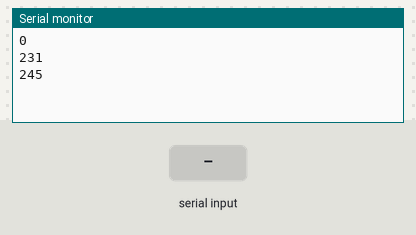
The sketch below on a simulated Arduino Mega 2560, built with avr-gcc and run on an emulated ATmega2560. Parts: the last lines printed to the serial monitor. Inputs (shaded band) come from the test bench.

Above: at 1.2 s.
1.3 s: "1" received over the second serial link
At 2.8 s:
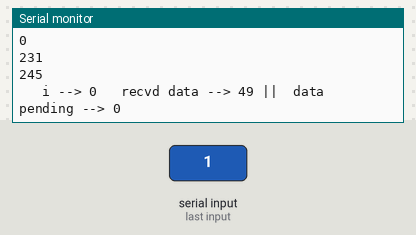
3.5 s: "0" received over the second serial link
At 4.8 s:
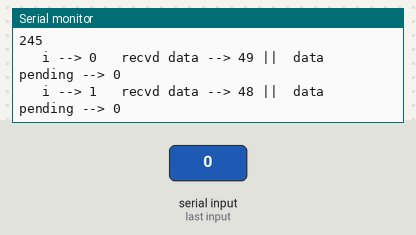
5.0 s: "2" received over the second serial link
At 5.7 s:
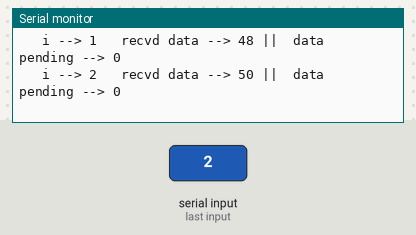
Timing chart, 0 to 8.0 s (numbered marks = the images above; inputs shaded):
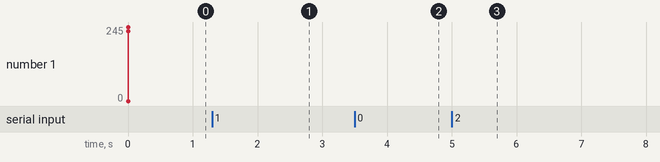

The sketch:

comm_recvr_confrmd.ino
```cpp
//receiving
const byte siz = 150;
byte bufer[151];

int recvchars[30];
int data[200];
byte datax;
boolean newdata = false;

bool debugg = 1;
bool flag = 0;
int i = 0;

bool endd = false;
bool recv = true;
void setup() {
  Serial.begin(115200);
  Serial1.begin(115200);
}

void loop() {
  ab();
  rx();
  delay(1000);
}
void ab()
{
  unsigned long x = millis() / 1000;

  if ((x % 10) == 0)
  {
    Serial.println(x);
    sndrq1();

  }
}

void sndrq()
{ int del = 1000;
  int req = 248;
  int  reqcode = 231;
  Serial1.write(reqcode);
  Serial.println(reqcode);
  Serial1.write(req);
  Serial.println(req);
  Serial1.flush();
  rx();
  req = 249; delay(del);
  Serial1.write(reqcode);
  Serial.println(reqcode);
  Serial1.write(req);
  Serial.println(req);
  Serial1.flush();
  rx();
  req = 250; delay(del);
  Serial1.write(reqcode);
  Serial.println(reqcode);
  Serial1.write(req);
  Serial.println(req);
  Serial1.flush();
  rx();
  req = 251; delay(del);
  Serial1.write(reqcode);
  Serial.println(reqcode);
  Serial1.write(req);
  Serial.println(req);
  Serial1.flush();
  rx();
  req = 252; delay(del);
  Serial1.write(reqcode);
  Serial.println(reqcode);
  Serial1.write(req);
  Serial.println(req);
  Serial1.flush();
  rx();
}

void sndrq1()
{

  int  reqcode = 231;
  int req = 245;
  Serial1.write(reqcode);
  Serial.println(reqcode);
  Serial1.write(req);
  Serial.println(req);
  Serial1.flush();
}

void rx()
{
  while ((Serial1.available() > 0) && recv == true)
  {
    datax = Serial1.read();
    if (debugg)
    { Serial.print("  ");
      Serial.print(" i --> ");
      Serial.print(i);
      Serial.print("  ");
      Serial.print(" recvd data --> ");
      Serial.print(datax);
      Serial.print(" || ");
      Serial.print(" data pending --> ");
      Serial.println(Serial1.available());
      if (Serial1.available() == 0)
        Serial.println();
    }
    if (datax == 255)
      i = 0;
    else if (datax == 254)
    {
      recv = false;
      Serial.println(" jump ");
      goto jump;

    }
    data[i] = datax;
    i++;
  }
jump:


  recv = true;
  Serial1.flush();
  //    dta();
  delay(5);

}

void dta()
{
  for  (int i = 0; i < 60; i++ )
  {
    Serial.print(" index ");
    Serial.print(i);
    Serial.print(" data ");
    Serial.print(bufer[i]);
    Serial.println();
  }
}


void rx1()
{
  if (Serial1.available() > 0)
  {
    while (Serial1.available() > 0)
    {
      Serial1.readBytes(bufer, 100);
    }
    //  Serial.println();
    dta();
    Serial.println("DONE READING DATA ");

    //    if (Serial1.peek() != -1)
    //    {
    //      Serial.print("90 byte Buffer Overflowed. ");
    //    }
    // Clear out "your" buffer's contents.
    memset(bufer, 1, sizeof(bufer));
    dta();
    Serial.println("CLEARED BUFFER COMPLETE");
  }
}

void x()
{
  for (int i = 0; i < 200; i++)
  {
    Serial.print(" i ");
    Serial.print(i);
    Serial.print(" int ");
    Serial.print(recvchars[i]);
    Serial.println();
  }
}

/*
    working code here
*/
//while(c!=endmarker)
void r()
{
  char startmarker = '<';
  char c;
  char endmarker = '>';
  while (Serial1.available() > 0 )
  {
    datax = Serial1.read();
    Serial.println(datax);
    if (flag == 1)
      goto x;
    c = Serial1.read();

    if (c == startmarker)
    {
      i = 0;
      flag = 1;
    }
x:
    data[i] = Serial1.read();
    i++;
    c = Serial1.read();

    if (c == endmarker)
    {
      flag = 0;
    }
  }
}

void recvdata()
{
  static boolean recvinprogress = false;
  static byte ndx = 0;
  char startmarker = '<';
  char comma = ',';
  char endmarker = '>';
  char c;

  while (Serial1.available() > 0 && newdata == false)
  {
    c = Serial1.read();
    Serial.print(" char ");
    Serial.print(c);
    Serial.print(" indx ");
    Serial.print(ndx);
    Serial.println();

    if (c == startmarker)
    {

      recvinprogress = true;
    }
    else if (c == endmarker)
    {
      recvinprogress = false;
      ndx = 0;
      newdata = true;
    }
    if (recvinprogress == true && c != comma)
    {
      recvchars[ndx] = c;
      ndx++;
    }

  }

}

/*
   dont mess till here
*/

void recvdata11()
{
  static boolean recvinprogress = false;
  static byte ndx = 0;
  char startmarker = '<';
  char comma = ',';
  char endmarker = '>';
  char c;

  while (Serial1.available() > 0 && newdata == false)
  {
    c = Serial1.read();

    if (c == startmarker)
    {

      recvinprogress = true;
    }
    else if (c == endmarker)
    {
      recvinprogress = false;
      ndx = 0;
      newdata = true;
    }
    if (recvinprogress == true && c != comma)
    {
      recvchars[ndx] = c;
      ndx++;
    }

  }


}

void mine()
{
  while (Serial1.available() > 0)

  {

  }

}
```

Measured:
- after the input at 1.3 s, the serial monitor: prints a new line after 0.71 s (image 1)
- after the input at 3.5 s, the serial monitor: prints a new line after 0.52 s (image 2)
- after the input at 5.0 s, the serial monitor: prints a new line at once (image 3)
